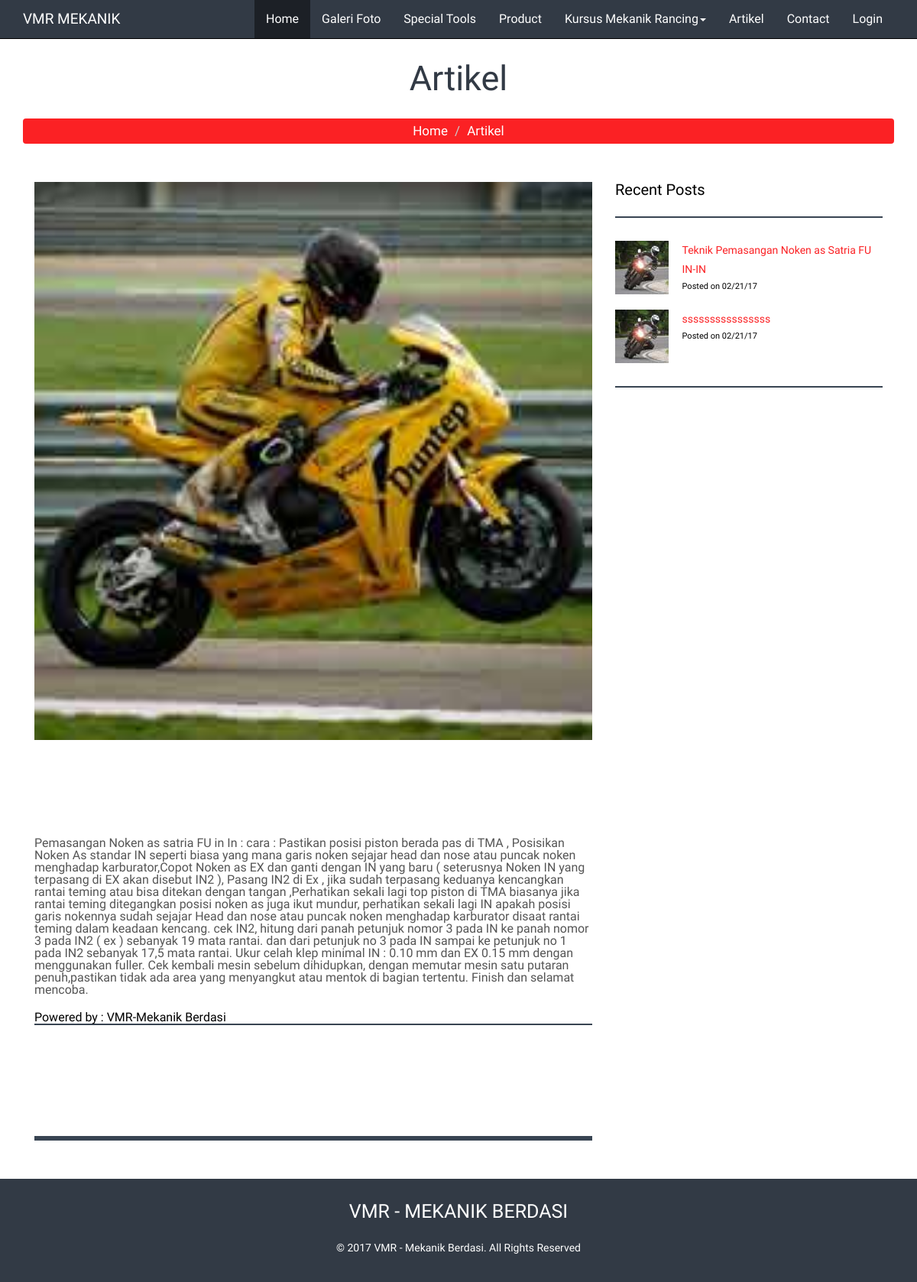
The app's page /service-detail-2.html with its own data.
### tables this page shows
CREATE TABLE `artikel` (
  `artikel_id` int(11) NOT NULL,
  `artikel_name` varchar(100) DEFAULT NULL,
  `artikel_images` text,
  `artikel_desc` text,
  `artikel_date` datetime DEFAULT NULL,
  `user_id` int(11) DEFAULT NULL
);

### service-detail.php (the view, shortened to what this page needs)
<?php
$id = 2;
$sqlArtikel = mysql_query("SELECT * FROM artikel WHERE artikel_id='$id'");
$dataArtikel = mysql_fetch_array($sqlArtikel);
?>
<section class="inner-w3ls">
    <div class="container">
		<h3 class="text-center" data-aos="zoom-in">Artikel</h3>
        <div class="row">
            <div class="col-lg-12">
                <ol class="breadcrumb" data-aos="zoom-in">
                    <li><a href="index.html">Home</a>
                    </li>
                    <li class="active">Artikel</li>
                </ol>
            </div>
        </div>
	</div>
</section>
<section class="blogpost-w3layouts">
	<div class="container">
		<div class="col-lg-8" data-aos="flip-left">
			<p class="blogpost-p1">
				<div class="hover01 column">
					<div>
						<figure><img class="img-responsive" src="images/artikel/<?php echo $dataArtikel['artikel_images']; ?>" data-aos="zoom-in"></figure>
					</div>
				</div>
			</p>
			<a href="blogpost.html" class="blogpost-w3ls" data-aos="flip-up"><h3><?php echo $dataArtikel['artikel_name']; ?></h3></a>
			<p class="blogpost-p2" data-aos="flip-up">Posted: June 25, 2017.</p>
			<p class="blogpost-p3" data-aos="flip-up"><?php echo $dataArtikel['artikel_desc']; ?></p>
			<div class="hline"></div>
		 	<h3 class="blogpost-agileits" data-aos="flip-up">Share It on social media:</h3>
			<ul class="social-icons1" data-aos="flip-up">
				<li><a href="#"><i class="fa fa-facebook" aria-hidden="true"></i></a></li>
				<li><a href="#"><i class="fa fa-google-plus" aria-hidden="true"></i></a></li>
				<li><a href="#"><i class="fa fa-twitter" aria-hidden="true"></i></a></li>
				<li><a href="#"><i class="fa fa-youtube" aria-hidden="true"></i></a></li>
			</ul>
			<div class="hline"></div>
			<div class="hline"></div>
			<div class="hline"></div>
		</div>
		<div class="col-lg-4" data-aos="flip-right">
		 	<h4 class="post-w3ls">Recent Posts</h4>
		 	<div class="hline"></div>
			<ul class="popular-posts">
				<?php
				$sqlArtikelr =  mysql_query("SELECT * FROM artikel ORDER BY artikel_id DESC");
				while($dataArtikelr = mysql_fetch_array($sqlArtikelr)){
				?>
		        <li data-aos="flip-up">
					<div class="postimg-agile">
						<a href="artikel-detail-<?php echo $dataArtikelr['artikel_id']; ?>.html">
							<div class="hover15 column">
								<div>
									<figure><img src="images/post1.jpg" alt="Popular Post"></figure>
								</div>
							</div>
						</a>
					</div>
					<div class="postinfo-agile">
						<p><a href="artikel-detail-<?php echo $dataArtikelr['artikel_id']; ?>.html"><?php echo $dataArtikelr['artikel_name']; ?></a></p>
						<em>Posted on 02/21/17</em>
					</div>
					<div class="clearfix"></div>
		        </li>
		        <?php } ?>
		    </ul>
			<div class="hline"></div>
		</div>
	</div>
</section>

### records on screen
artikel: artikel_images (picture), artikel_desc "Pemasangan Noken as satria FU in In : cara : Pastikan posisi piston berada pas di TMA , Posisikan Noken As standar IN seperti biasa yang mana garis noken sejajar head dan nose atau puncak noken menghadap karburator,Copot Noken as EX dan ganti dengan IN yang baru ( seterusnya Noken IN yang terpasang di EX akan disebut IN2 ), Pasang IN2 di Ex , jika sudah terpasang keduanya kencangkan rantai teming atau bisa ditekan dengan tangan ,Perhatikan sekali lagi top piston di TMA biasanya jika rantai teming ditegangkan posisi noken as juga ikut mundur, perhatikan sekali lagi IN apakah posisi garis nokennya sudah sejajar Head dan nose atau puncak noken menghadap karburator disaat rantai teming dalam…", artikel_name "Teknik Pemasangan Noken as Satria FU IN-IN"
artikel: artikel_name "ssssssssssssssss"
